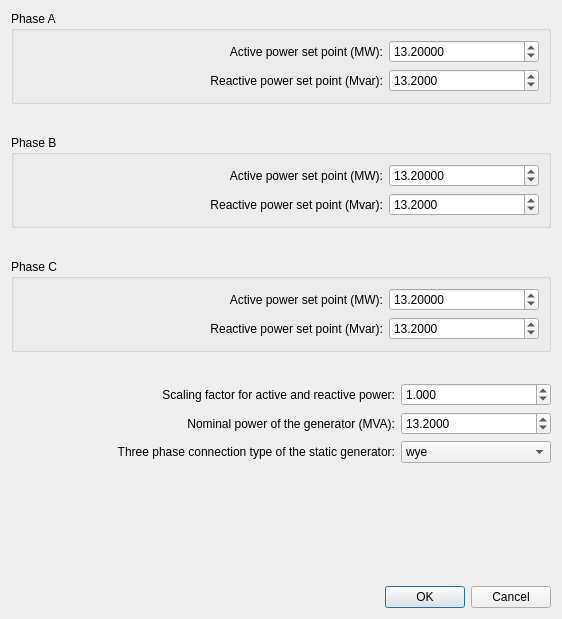
<?xml version="1.0" encoding="UTF-8"?>
<ui version="4.0">
 <class>Dialog</class>
 <widget class="QDialog" name="Dialog">
  <property name="geometry">
   <rect>
    <x>0</x>
    <y>0</y>
    <width>562</width>
    <height>619</height>
   </rect>
  </property>
  <property name="minimumSize">
   <size>
    <width>562</width>
    <height>619</height>
   </size>
  </property>
  <property name="maximumSize">
   <size>
    <width>562</width>
    <height>619</height>
   </size>
  </property>
  <property name="windowTitle">
   <string>Dialog</string>
  </property>
  <layout class="QVBoxLayout" name="verticalLayout">
   <item>
    <widget class="QGroupBox" name="groupBox">
     <property name="title">
      <string>Phase A</string>
     </property>
     <layout class="QVBoxLayout" name="verticalLayout_2">
      <item>
       <layout class="QHBoxLayout" name="horizontalLayout">
        <item>
         <spacer name="horizontalSpacer">
          <property name="orientation">
           <enum>Qt::Horizontal</enum>
          </property>
          <property name="sizeHint" stdset="0">
           <size>
            <width>40</width>
            <height>20</height>
           </size>
          </property>
         </spacer>
        </item>
        <item>
         <widget class="QLabel" name="label">
          <property name="text">
           <string>Active power set point (MW):</string>
          </property>
          <property name="alignment">
           <set>Qt::AlignRight|Qt::AlignTrailing|Qt::AlignVCenter</set>
          </property>
         </widget>
        </item>
        <item>
         <widget class="QDoubleSpinBox" name="p_a_mw">
          <property name="minimumSize">
           <size>
            <width>150</width>
            <height>0</height>
           </size>
          </property>
          <property name="decimals">
           <number>5</number>
          </property>
          <property name="minimum">
           <double>0.000000000000000</double>
          </property>
          <property name="maximum">
           <double>5000.000000000000000</double>
          </property>
          <property name="singleStep">
           <double>1.000000000000000</double>
          </property>
          <property name="value">
           <double>13.199999999999999</double>
          </property>
         </widget>
        </item>
       </layout>
      </item>
      <item>
       <layout class="QHBoxLayout" name="horizontalLayout_4">
        <item>
         <spacer name="horizontalSpacer_2">
          <property name="orientation">
           <enum>Qt::Horizontal</enum>
          </property>
          <property name="sizeHint" stdset="0">
           <size>
            <width>40</width>
            <height>20</height>
           </size>
          </property>
         </spacer>
        </item>
        <item>
         <widget class="QLabel" name="label_4">
          <property name="text">
           <string>Reactive power set point (Mvar):</string>
          </property>
          <property name="alignment">
           <set>Qt::AlignRight|Qt::AlignTrailing|Qt::AlignVCenter</set>
          </property>
         </widget>
        </item>
        <item>
         <widget class="QDoubleSpinBox" name="q_a_mvar">
          <property name="minimumSize">
           <size>
            <width>150</width>
            <height>0</height>
           </size>
          </property>
          <property name="decimals">
           <number>4</number>
          </property>
          <property name="minimum">
           <double>-5000.000000000000000</double>
          </property>
          <property name="maximum">
           <double>5000.000000000000000</double>
          </property>
          <property name="singleStep">
           <double>1.000000000000000</double>
          </property>
          <property name="value">
           <double>13.199999999999999</double>
          </property>
         </widget>
        </item>
       </layout>
      </item>
     </layout>
    </widget>
   </item>
   <item>
    <spacer name="verticalSpacer_4">
     <property name="orientation">
      <enum>Qt::Vertical</enum>
     </property>
     <property name="sizeType">
      <enum>QSizePolicy::Fixed</enum>
     </property>
     <property name="sizeHint" stdset="0">
      <size>
       <width>20</width>
       <height>25</height>
      </size>
     </property>
    </spacer>
   </item>
   <item>
    <widget class="QGroupBox" name="groupBox_2">
     <property name="title">
      <string>Phase B</string>
     </property>
     <layout class="QVBoxLayout" name="verticalLayout_3">
      <item>
       <layout class="QHBoxLayout" name="horizontalLayout_2">
        <item>
         <spacer name="horizontalSpacer_3">
          <property name="orientation">
           <enum>Qt::Horizontal</enum>
          </property>
          <property name="sizeHint" stdset="0">
           <size>
            <width>40</width>
            <height>20</height>
           </size>
          </property>
         </spacer>
        </item>
        <item>
         <widget class="QLabel" name="label_2">
          <property name="text">
           <string>Active power set point (MW):</string>
          </property>
          <property name="alignment">
           <set>Qt::AlignRight|Qt::AlignTrailing|Qt::AlignVCenter</set>
          </property>
         </widget>
        </item>
        <item>
         <widget class="QDoubleSpinBox" name="p_b_mw">
          <property name="minimumSize">
           <size>
            <width>150</width>
            <height>0</height>
           </size>
          </property>
          <property name="decimals">
           <number>5</number>
          </property>
          <property name="minimum">
           <double>0.000000000000000</double>
          </property>
          <property name="maximum">
           <double>5000.000000000000000</double>
          </property>
          <property name="singleStep">
           <double>1.000000000000000</double>
          </property>
          <property name="value">
           <double>13.199999999999999</double>
          </property>
         </widget>
        </item>
       </layout>
      </item>
      <item>
       <layout class="QHBoxLayout" name="horizontalLayout_7">
        <item>
         <spacer name="horizontalSpacer_4">
          <property name="orientation">
           <enum>Qt::Horizontal</enum>
          </property>
          <property name="sizeHint" stdset="0">
           <size>
            <width>40</width>
            <height>20</height>
           </size>
          </property>
         </spacer>
        </item>
        <item>
         <widget class="QLabel" name="label_7">
          <property name="text">
           <string>Reactive power set point (Mvar):</string>
          </property>
          <property name="alignment">
           <set>Qt::AlignRight|Qt::AlignTrailing|Qt::AlignVCenter</set>
          </property>
         </widget>
        </item>
        <item>
         <widget class="QDoubleSpinBox" name="q_b_mvar">
          <property name="minimumSize">
           <size>
            <width>150</width>
            <height>0</height>
           </size>
          </property>
          <property name="decimals">
           <number>4</number>
          </property>
          <property name="minimum">
           <double>-5000.000000000000000</double>
          </property>
          <property name="maximum">
           <double>5000.000000000000000</double>
          </property>
          <property name="singleStep">
           <double>1.000000000000000</double>
          </property>
          <property name="value">
           <double>13.199999999999999</double>
          </property>
         </widget>
        </item>
       </layout>
      </item>
     </layout>
    </widget>
   </item>
   <item>
    <spacer name="verticalSpacer_5">
     <property name="orientation">
      <enum>Qt::Vertical</enum>
     </property>
     <property name="sizeType">
      <enum>QSizePolicy::Fixed</enum>
     </property>
     <property name="sizeHint" stdset="0">
      <size>
       <width>20</width>
       <height>25</height>
      </size>
     </property>
    </spacer>
   </item>
   <item>
    <widget class="QGroupBox" name="groupBox_3">
     <property name="title">
      <string>Phase C</string>
     </property>
     <layout class="QVBoxLayout" name="verticalLayout_4">
      <item>
       <layout class="QHBoxLayout" name="horizontalLayout_3">
        <item>
         <spacer name="horizontalSpacer_5">
          <property name="orientation">
           <enum>Qt::Horizontal</enum>
          </property>
          <property name="sizeHint" stdset="0">
           <size>
            <width>40</width>
            <height>20</height>
           </size>
          </property>
         </spacer>
        </item>
        <item>
         <widget class="QLabel" name="label_3">
          <property name="text">
           <string>Active power set point (MW):</string>
          </property>
          <property name="alignment">
           <set>Qt::AlignRight|Qt::AlignTrailing|Qt::AlignVCenter</set>
          </property>
         </widget>
        </item>
        <item>
         <widget class="QDoubleSpinBox" name="p_c_mw">
          <property name="minimumSize">
           <size>
            <width>150</width>
            <height>0</height>
           </size>
          </property>
          <property name="decimals">
           <number>5</number>
          </property>
          <property name="minimum">
           <double>0.000000000000000</double>
          </property>
          <property name="maximum">
           <double>5000.000000000000000</double>
          </property>
          <property name="singleStep">
           <double>1.000000000000000</double>
          </property>
          <property name="value">
           <double>13.199999999999999</double>
          </property>
         </widget>
        </item>
       </layout>
      </item>
      <item>
       <layout class="QHBoxLayout" name="horizontalLayout_8">
        <item>
         <spacer name="horizontalSpacer_6">
          <property name="orientation">
           <enum>Qt::Horizontal</enum>
          </property>
          <property name="sizeHint" stdset="0">
           <size>
            <width>40</width>
            <height>20</height>
           </size>
          </property>
         </spacer>
        </item>
        <item>
         <widget class="QLabel" name="label_8">
          <property name="text">
           <string>Reactive power set point (Mvar):</string>
          </property>
          <property name="alignment">
           <set>Qt::AlignRight|Qt::AlignTrailing|Qt::AlignVCenter</set>
          </property>
         </widget>
        </item>
        <item>
         <widget class="QDoubleSpinBox" name="q_c_mvar">
          <property name="minimumSize">
           <size>
            <width>150</width>
            <height>0</height>
           </size>
          </property>
          <property name="decimals">
           <number>4</number>
          </property>
          <property name="minimum">
           <double>-5000.000000000000000</double>
          </property>
          <property name="maximum">
           <double>5000.000000000000000</double>
          </property>
          <property name="singleStep">
           <double>1.000000000000000</double>
          </property>
          <property name="value">
           <double>13.199999999999999</double>
          </property>
         </widget>
        </item>
       </layout>
      </item>
     </layout>
    </widget>
   </item>
   <item>
    <spacer name="verticalSpacer_7">
     <property name="orientation">
      <enum>Qt::Vertical</enum>
     </property>
     <property name="sizeType">
      <enum>QSizePolicy::Fixed</enum>
     </property>
     <property name="sizeHint" stdset="0">
      <size>
       <width>20</width>
       <height>25</height>
      </size>
     </property>
    </spacer>
   </item>
   <item>
    <layout class="QHBoxLayout" name="horizontalLayout_5">
     <item>
      <spacer name="horizontalSpacer_7">
       <property name="orientation">
        <enum>Qt::Horizontal</enum>
       </property>
       <property name="sizeHint" stdset="0">
        <size>
         <width>40</width>
         <height>20</height>
        </size>
       </property>
      </spacer>
     </item>
     <item>
      <widget class="QLabel" name="label_5">
       <property name="text">
        <string>Scaling factor for active and reactive power:</string>
       </property>
       <property name="alignment">
        <set>Qt::AlignRight|Qt::AlignTrailing|Qt::AlignVCenter</set>
       </property>
      </widget>
     </item>
     <item>
      <widget class="QDoubleSpinBox" name="scaling">
       <property name="minimumSize">
        <size>
         <width>150</width>
         <height>0</height>
        </size>
       </property>
       <property name="decimals">
        <number>3</number>
       </property>
       <property name="minimum">
        <double>0.000000000000000</double>
       </property>
       <property name="maximum">
        <double>2.000000000000000</double>
       </property>
       <property name="singleStep">
        <double>0.100000000000000</double>
       </property>
       <property name="value">
        <double>1.000000000000000</double>
       </property>
      </widget>
     </item>
    </layout>
   </item>
   <item>
    <layout class="QHBoxLayout" name="horizontalLayout_6">
     <item>
      <spacer name="horizontalSpacer_8">
       <property name="orientation">
        <enum>Qt::Horizontal</enum>
       </property>
       <property name="sizeHint" stdset="0">
        <size>
         <width>40</width>
         <height>20</height>
        </size>
       </property>
      </spacer>
     </item>
     <item>
      <widget class="QLabel" name="label_6">
       <property name="text">
        <string>Nominal power of the generator (MVA):</string>
       </property>
       <property name="alignment">
        <set>Qt::AlignRight|Qt::AlignTrailing|Qt::AlignVCenter</set>
       </property>
      </widget>
     </item>
     <item>
      <widget class="QDoubleSpinBox" name="sn_mva">
       <property name="minimumSize">
        <size>
         <width>150</width>
         <height>0</height>
        </size>
       </property>
       <property name="decimals">
        <number>4</number>
       </property>
       <property name="minimum">
        <double>0.000000000000000</double>
       </property>
       <property name="maximum">
        <double>10000.000000000000000</double>
       </property>
       <property name="singleStep">
        <double>1.000000000000000</double>
       </property>
       <property name="value">
        <double>13.199999999999999</double>
       </property>
      </widget>
     </item>
    </layout>
   </item>
   <item>
    <layout class="QHBoxLayout" name="horizontalLayout_26">
     <item>
      <spacer name="horizontalSpacer_9">
       <property name="orientation">
        <enum>Qt::Horizontal</enum>
       </property>
       <property name="sizeHint" stdset="0">
        <size>
         <width>40</width>
         <height>20</height>
        </size>
       </property>
      </spacer>
     </item>
     <item>
      <widget class="QLabel" name="label_25">
       <property name="text">
        <string>Three phase connection type of the static generator:</string>
       </property>
       <property name="alignment">
        <set>Qt::AlignRight|Qt::AlignTrailing|Qt::AlignVCenter</set>
       </property>
      </widget>
     </item>
     <item>
      <widget class="QComboBox" name="type">
       <property name="minimumSize">
        <size>
         <width>150</width>
         <height>0</height>
        </size>
       </property>
       <item>
        <property name="text">
         <string>wye</string>
        </property>
       </item>
       <item>
        <property name="text">
         <string>delta</string>
        </property>
       </item>
      </widget>
     </item>
    </layout>
   </item>
   <item>
    <spacer name="verticalSpacer">
     <property name="orientation">
      <enum>Qt::Vertical</enum>
     </property>
     <property name="sizeHint" stdset="0">
      <size>
       <width>20</width>
       <height>40</height>
      </size>
     </property>
    </spacer>
   </item>
   <item>
    <widget class="QDialogButtonBox" name="buttonBox">
     <property name="orientation">
      <enum>Qt::Horizontal</enum>
     </property>
     <property name="standardButtons">
      <set>QDialogButtonBox::Cancel|QDialogButtonBox::Ok</set>
     </property>
    </widget>
   </item>
  </layout>
 </widget>
 <resources/>
 <connections>
  <connection>
   <sender>buttonBox</sender>
   <signal>accepted()</signal>
   <receiver>Dialog</receiver>
   <slot>accept()</slot>
   <hints>
    <hint type="sourcelabel">
     <x>254</x>
     <y>518</y>
    </hint>
    <hint type="destinationlabel">
     <x>157</x>
     <y>274</y>
    </hint>
   </hints>
  </connection>
  <connection>
   <sender>buttonBox</sender>
   <signal>rejected()</signal>
   <receiver>Dialog</receiver>
   <slot>reject()</slot>
   <hints>
    <hint type="sourcelabel">
     <x>322</x>
     <y>518</y>
    </hint>
    <hint type="destinationlabel">
     <x>286</x>
     <y>274</y>
    </hint>
   </hints>
  </connection>
 </connections>
</ui>
